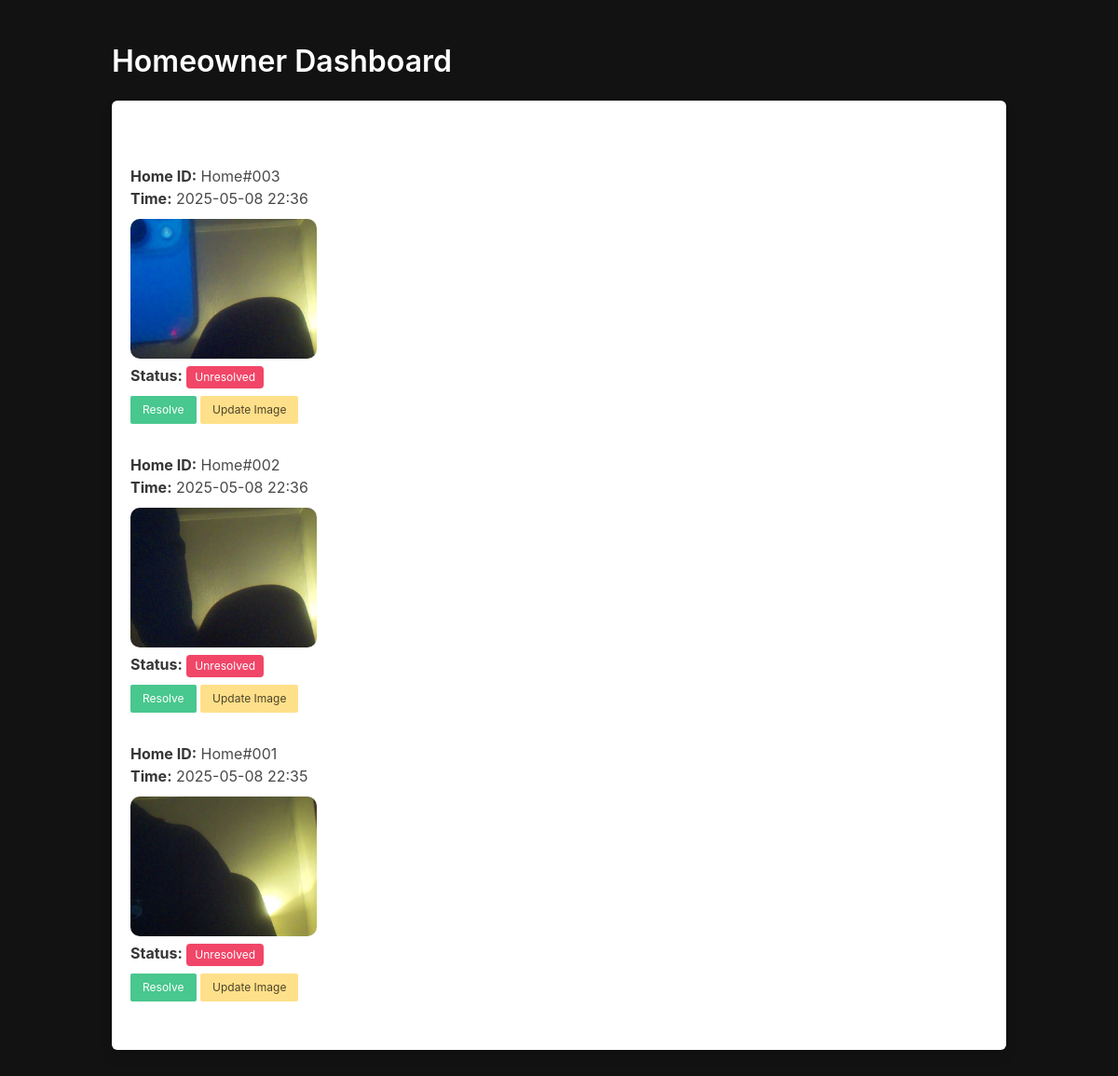
Page /homeowner/ on the committed database.
### security/models.py (models this page shows, shortened)
class MotionAlert(models.Model):
    home_id = models.CharField(max_length=20)
    timestamp = models.DateTimeField(auto_now_add=True)
    status = models.CharField(max_length=20, default='Unresolved')
    image = models.ImageField(upload_to='alerts/', blank=True, null=True)

### security/views.py (the view)
# urls.py: path('homeowner/', views.homeowner_dashboard, name='homeowner_dashboard'),
def homeowner_dashboard(request):
    alerts = MotionAlert.objects.all().order_by('-timestamp')
    return render(request, 'homeowner_dashboard.html', {'alerts': alerts})

### security/templates/homeowner_dashboard.html (shortened to what this page needs)
<!DOCTYPE html>
<html>
<head>
  <link rel="stylesheet" href="https://cdn.jsdelivr.net/npm/bulma@0.9.4/css/bulma.min.css">
</head>
<body>
<section class="section">
  <div class="container">
    <h1 class="title has-text-white">Homeowner Dashboard</h1>
    <div class="box">
      <h2 class="subtitle has-text-white">Recent Alerts</h2>
      {% if alerts %}
        <ul>
          {% for alert in alerts %}
            <li style="margin-bottom: 2rem;">
              <strong>Home ID:</strong> {{ alert.home_id }}<br>
              <strong>Time:</strong> {{ alert.timestamp|date:"Y-m-d H:i" }}<br>
              {% if alert.image %}
                <img src="{{ alert.image.url }}" class="alert-image" alt="Alert Image">
              {% else %}
                <p><em>No image uploaded</em></p>
              {% endif %}
              <p>
                <strong>Status:</strong>
                {% if alert.status == "Unresolved" %}
                  <span class="tag is-danger">{{ alert.status }}</span>
                {% elif alert.status == "Pending" %}
                  <span class="tag is-warning">{{ alert.status }}</span>
                {% elif alert.status == "Resolved" %}
                  <span class="tag is-success">{{ alert.status }}</span>
                {% endif %}
              </p>
              <div style="margin-top: 8px;">
                {% if alert.status != "Resolved" %}
                  <a href="{% url 'resolve_alert' alert.id %}" class="button is-small is-success">Resolve</a>
                {% endif %}
                <a href="/admin/security/motionalert/{{ alert.id }}/change/" class="button is-small is-warning">Update Image</a>
              </div>
            </li>
          {% endfor %}
        </ul>
      {% else %}
        <p>No alerts yet.</p>
      {% endif %}
    </div>
  </div>
</section>
</body>
</html>

### security/templates/homeowner_dashboard.html (style rules this page uses)
body { background-color: #121212; color: white; }
img.alert-image { max-width: 200px; border-radius: 10px; margin-top: 10px; box-shadow: 0 0 10px rgba(255,255,255,0.1); }

### rows in the picture
MotionAlert: home_id "Home#003", timestamp "2025-05-08 22:36", image (picture), status "Unresolved", shows "Resolve"
MotionAlert: home_id "Home#002", timestamp "2025-05-08 22:36", image (picture), status "Unresolved", shows "Resolve"
MotionAlert: home_id "Home#001", timestamp "2025-05-08 22:35", image (picture), status "Unresolved", shows "Resolve"
